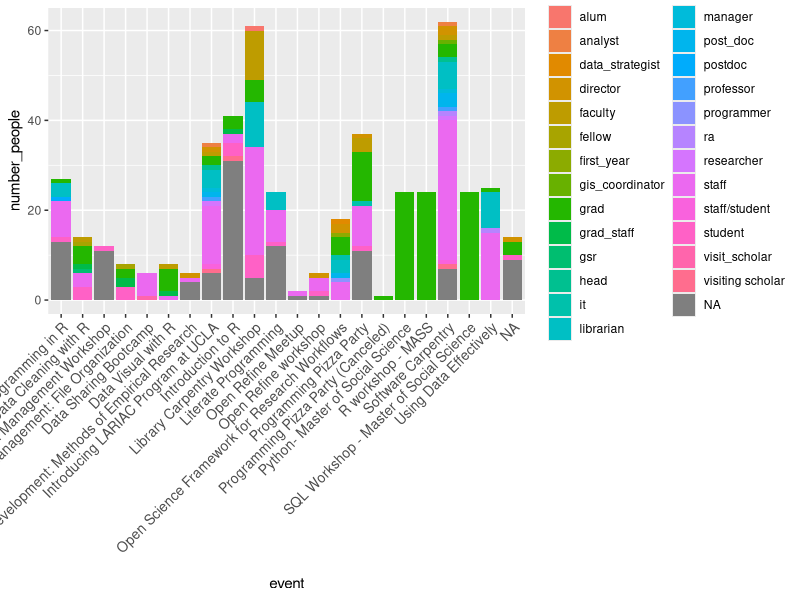
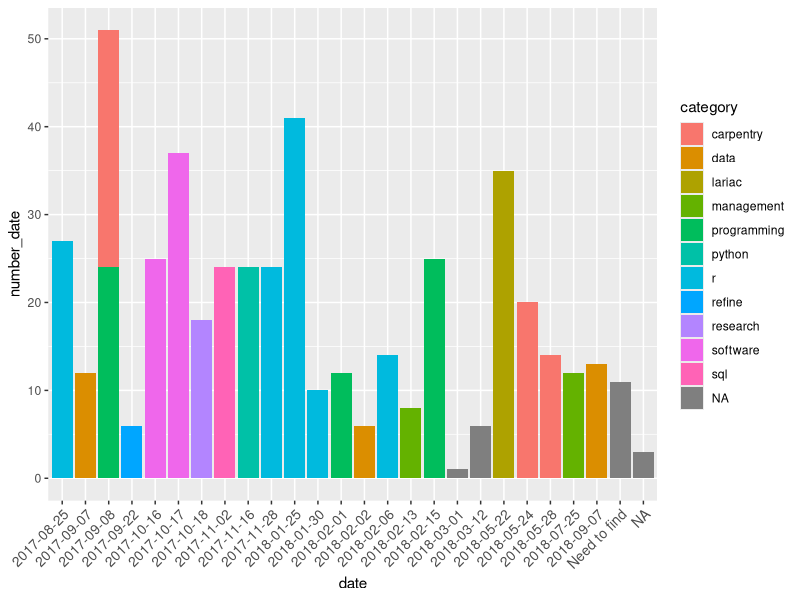
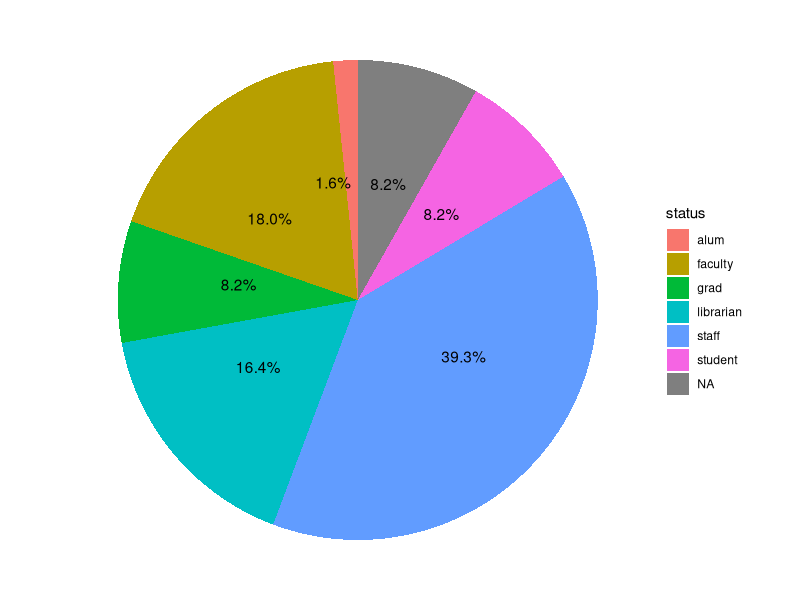

These figures' R source, in order:
## ---- chunk 1
library(dplyr)
library(ggplot2)
library(scales)
options(stringsAsFactors = F)
## ---- chunk 2
attend <- read.csv("attendance_lists - outreach-fy17-18.csv")
attend[attend==""] <- NA
attend$event[attend$event == "Programming Pizza Party (Python/R/Data)"] <- "Programming Pizza Party"
attend$event[attend$event == "Programming Pizza Party (R/Python)"] <- "Programming Pizza Party"
attend$event[attend$event == "LIbrary Carpentry Workshop"] <- "Library Carpentry Workshop"
attend$event[attend$event == "Data VIsual with R"] <- "Data Visual with R"
attend$category[attend$event == "Programming Pizza Party"] <- "programming"
attend$category[attend$event == "Literate Programming"] <- "programming"
attend$category[attend$event == "Data Sharing Bootcamp"] <- "data"
attend$category[attend$event == "Using Data Effectively"] <- "data"
attend$category[attend$event == "Faculty Development: Methods of Empirical Research"] <- "research"
attend$category[attend$event == "Open Refine workshop"] <- "refine"
attend$event[attend$event == "Introducing Los Angeles Region Imagery Acquisition Consortium (LARIAC) Program at UCLA"] <- "Introducing LARIAC Program at UCLA"
attend$event[attend$event == "Faculty Development Workshop: Teaching Transparent Methods of Empirical Research"] <- "Faculty Development: Methods of Empirical Research"
attend$date[attend$event == "Open Refine workshop"] <- "2017-09-22"
attend$status[attend$status == "mlis_student"] <- "grad"
attend$status[attend$status == "mlis student"] <- "grad"
attend$status[attend$status == "mus_student"] <- "grad"
attend$status[attend$status == "curator/staff"] <- "staff"
attend$status[attend$status == "staff; systems specialist"] <- "staff"
attend$status[attend$status == "staff "] <- "staff"
str(attend)
## ---- chunk 3
attend %>% 
  group_by(event, category, status) %>% 
  summarize(number_people = n()) %>% 
  ggplot(aes(x=event, y=number_people, fill = status)) + 
    geom_col()+ theme(axis.text.x = element_text(angle = 45, size = 10, hjust = 1))

## ---- chunk 4
attend %>% 
  group_by(date, event, category) %>% 
  summarize(number_date = n()) %>% 
   ggplot(aes(x=date, y=number_date, fill= category)) + 
    geom_col()+ theme(axis.text.x = element_text(angle = 45, size = 10, hjust = 1))
## ---- chunk 5
carpentry <- subset(attend, attend$event == "Library Carpentry Workshop")
carpentry %>% 
  group_by(event, status) %>%
  summarize(number_status = n()) %>% 
  mutate(per = percent(number_status /sum(number_status)))%>% 
  arrange(desc(number_status)) %>% 
  ggplot(aes(x="", y=number_status, fill= status)) +
    geom_bar(width = 1, stat = "identity")+
    coord_polar("y", start = 0)+
    theme_void()+
    geom_text(aes(x=1, y= c(20, 53, 40, 47 , 2.5 , 7.5 , 59 ), label = per))
  
